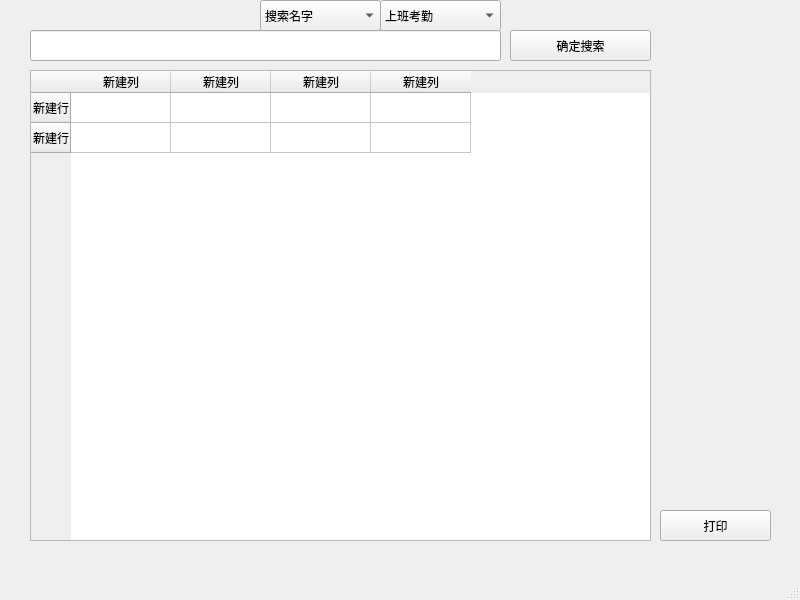
<?xml version="1.0" encoding="UTF-8"?>
<ui version="4.0">
 <class>MainWindow</class>
 <widget class="QMainWindow" name="MainWindow">
  <property name="geometry">
   <rect>
    <x>0</x>
    <y>0</y>
    <width>800</width>
    <height>600</height>
   </rect>
  </property>
  <property name="windowTitle">
   <string>MainWindow</string>
  </property>
  <widget class="QWidget" name="centralwidget">
   <widget class="QLineEdit" name="lineEdit">
    <property name="geometry">
     <rect>
      <x>30</x>
      <y>30</y>
      <width>471</width>
      <height>31</height>
     </rect>
    </property>
   </widget>
   <widget class="QComboBox" name="comboBox">
    <property name="geometry">
     <rect>
      <x>260</x>
      <y>0</y>
      <width>121</width>
      <height>31</height>
     </rect>
    </property>
    <item>
     <property name="text">
      <string>搜索名字</string>
     </property>
    </item>
    <item>
     <property name="text">
      <string>搜索工号</string>
     </property>
    </item>
   </widget>
   <widget class="QTableWidget" name="tableWidget">
    <property name="geometry">
     <rect>
      <x>30</x>
      <y>70</y>
      <width>621</width>
      <height>471</height>
     </rect>
    </property>
    <row>
     <property name="text">
      <string>新建行</string>
     </property>
    </row>
    <row>
     <property name="text">
      <string>新建行</string>
     </property>
    </row>
    <column>
     <property name="text">
      <string>新建列</string>
     </property>
    </column>
    <column>
     <property name="text">
      <string>新建列</string>
     </property>
    </column>
    <column>
     <property name="text">
      <string>新建列</string>
     </property>
    </column>
    <column>
     <property name="text">
      <string>新建列</string>
     </property>
    </column>
   </widget>
   <widget class="QPushButton" name="pushButton">
    <property name="geometry">
     <rect>
      <x>660</x>
      <y>510</y>
      <width>111</width>
      <height>31</height>
     </rect>
    </property>
    <property name="text">
     <string>打印</string>
    </property>
   </widget>
   <widget class="QComboBox" name="comboBox_2">
    <property name="geometry">
     <rect>
      <x>380</x>
      <y>0</y>
      <width>121</width>
      <height>31</height>
     </rect>
    </property>
    <item>
     <property name="text">
      <string>上班考勤</string>
     </property>
    </item>
    <item>
     <property name="text">
      <string>下班考勤</string>
     </property>
    </item>
   </widget>
   <widget class="QPushButton" name="pushButton_2">
    <property name="geometry">
     <rect>
      <x>510</x>
      <y>30</y>
      <width>141</width>
      <height>31</height>
     </rect>
    </property>
    <property name="text">
     <string>确定搜索</string>
    </property>
   </widget>
  </widget>
  <widget class="QMenuBar" name="menubar">
   <property name="geometry">
    <rect>
     <x>0</x>
     <y>0</y>
     <width>800</width>
     <height>26</height>
    </rect>
   </property>
  </widget>
  <widget class="QStatusBar" name="statusbar"/>
 </widget>
 <resources/>
 <connections>
  <connection>
   <sender>comboBox</sender>
   <signal>activated(int)</signal>
   <receiver>MainWindow</receiver>
   <slot>update()</slot>
   <hints>
    <hint type="sourcelabel">
     <x>585</x>
     <y>71</y>
    </hint>
    <hint type="destinationlabel">
     <x>399</x>
     <y>299</y>
    </hint>
   </hints>
  </connection>
  <connection>
   <sender>pushButton</sender>
   <signal>clicked()</signal>
   <receiver>MainWindow</receiver>
   <slot>update()</slot>
   <hints>
    <hint type="sourcelabel">
     <x>715</x>
     <y>551</y>
    </hint>
    <hint type="destinationlabel">
     <x>399</x>
     <y>299</y>
    </hint>
   </hints>
  </connection>
  <connection>
   <sender>comboBox_2</sender>
   <signal>activated(int)</signal>
   <receiver>MainWindow</receiver>
   <slot>update()</slot>
   <hints>
    <hint type="sourcelabel">
     <x>720</x>
     <y>71</y>
    </hint>
    <hint type="destinationlabel">
     <x>399</x>
     <y>299</y>
    </hint>
   </hints>
  </connection>
  <connection>
   <sender>pushButton_2</sender>
   <signal>clicked()</signal>
   <receiver>MainWindow</receiver>
   <slot>update()</slot>
   <hints>
    <hint type="sourcelabel">
     <x>580</x>
     <y>71</y>
    </hint>
    <hint type="destinationlabel">
     <x>399</x>
     <y>299</y>
    </hint>
   </hints>
  </connection>
 </connections>
</ui>
